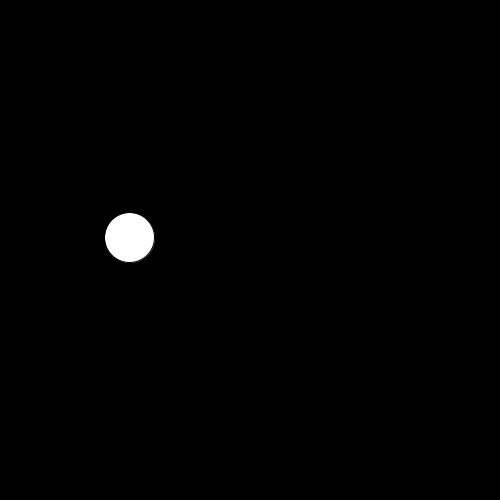
Frame 1 (no input)
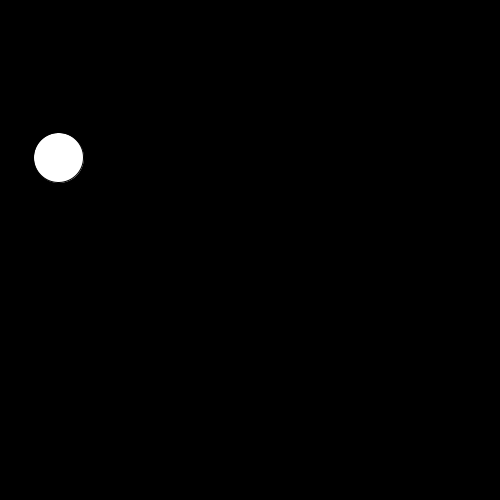
Frame 60 (the mouse pressed at the canvas centre just before this capture)
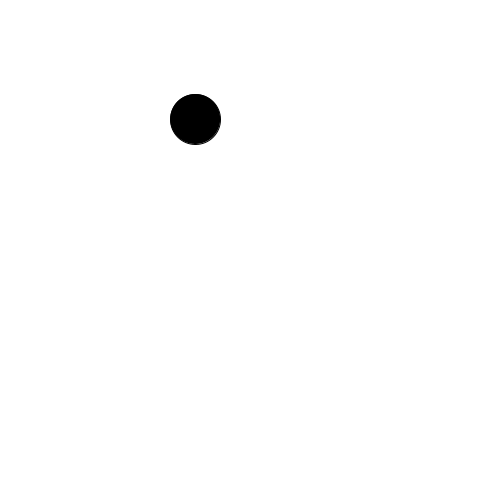
Frame 120 (the mouse held since frame 60 and released just before this capture)

The Processing sketch that drew these frames (run headless with seeded random() and noise(); from frame 60 on, the mouse is pressed at the canvas centre):

// Processing sketch: randomness
// ── randomness.pde
color black = #000000;
color white = #ffffff;

void setup(){
  size(500, 500);
  frameRate(3);
}

void draw(){
  if(random(1) > 0.5){
    background(black);
    fill(white);
  } else {
    background(white);
    fill(black);
  }
  
  ellipse(random(0,width),random(0,height/2),50,50);  
}
